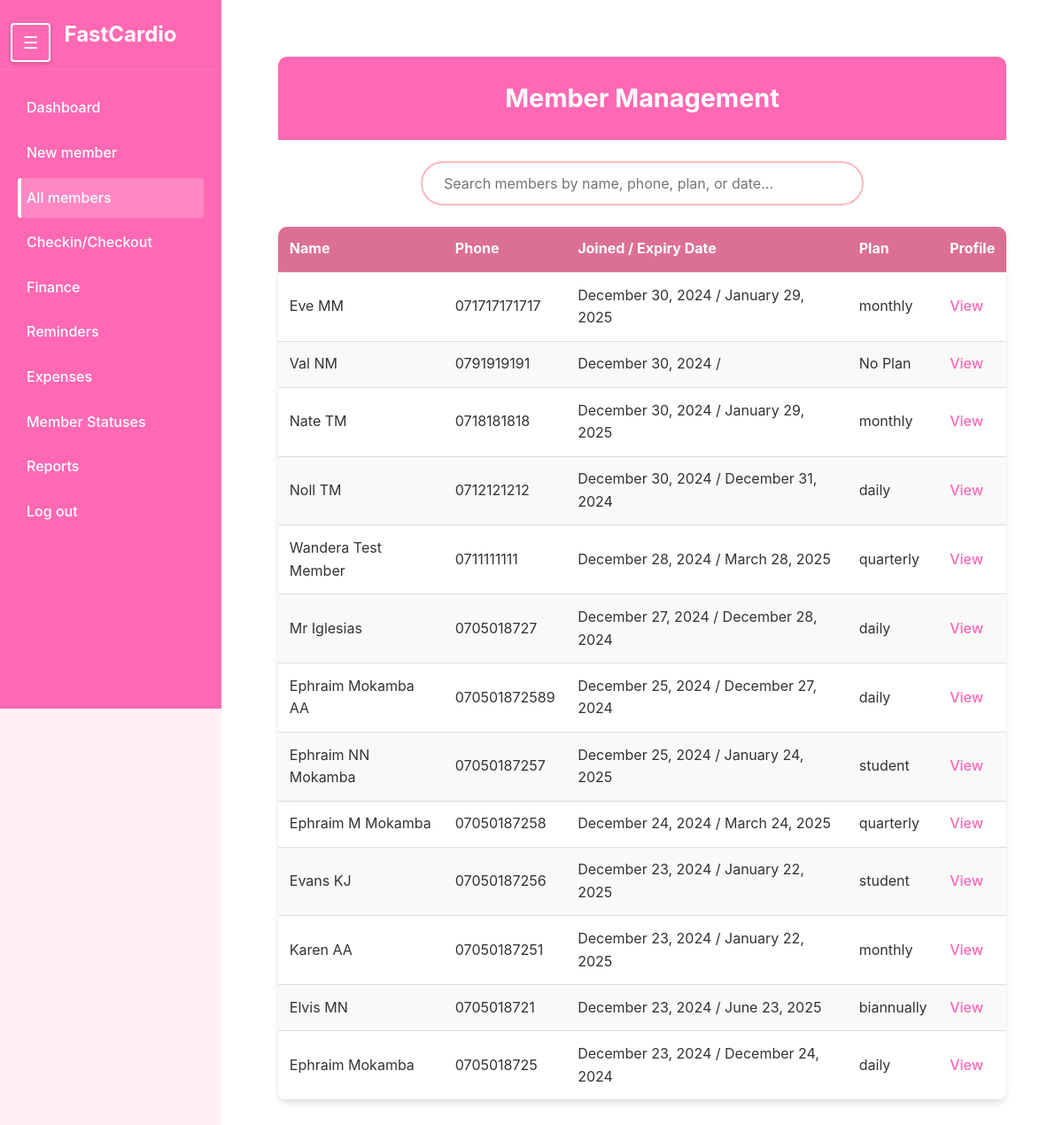
Page /members/ on the earlier database version.
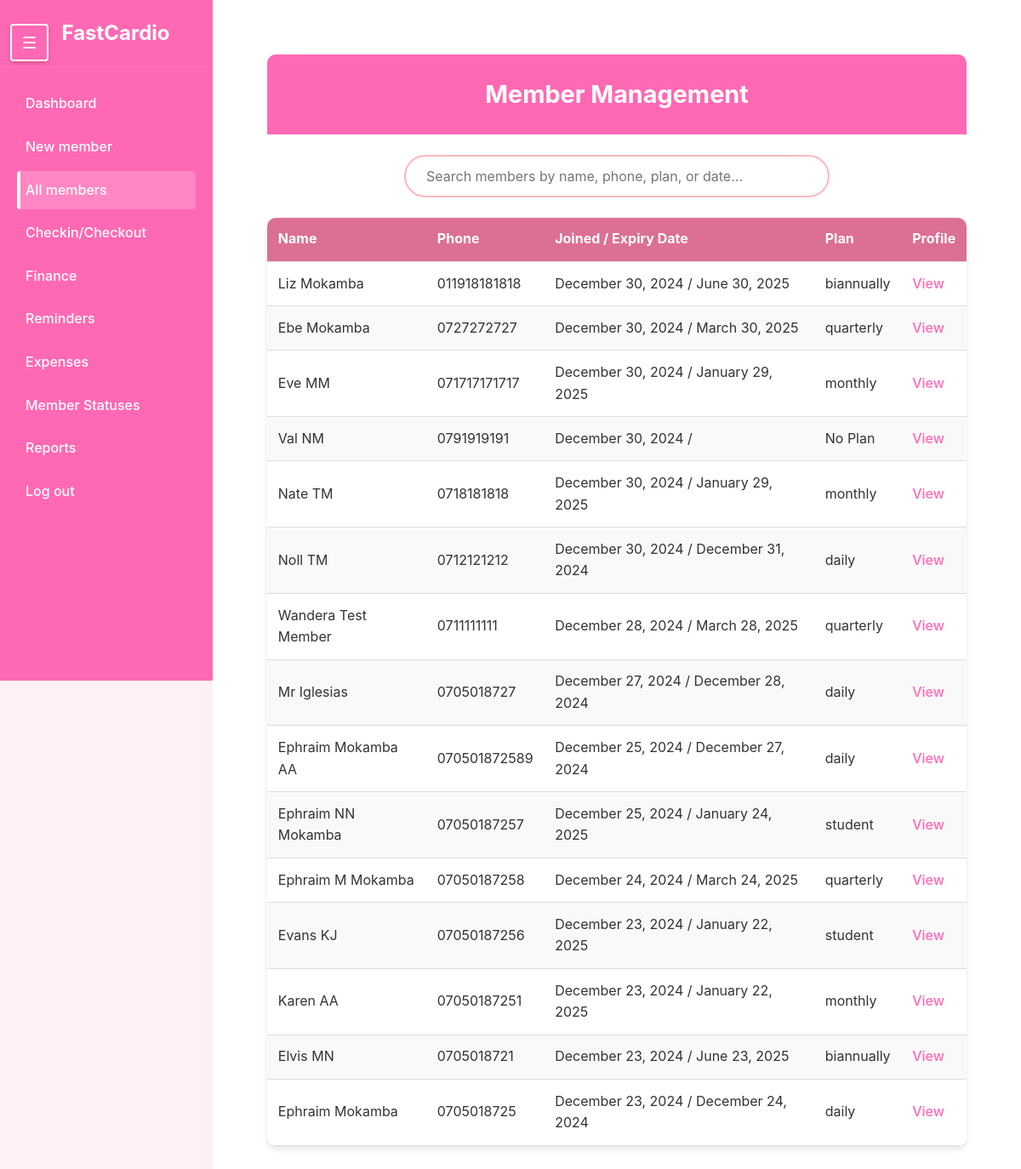
Same page on the later database version.
### members/models.py (models this page shows, shortened)
class Member(models.Model):
    first_name = models.CharField(max_length=50)
    last_name = models.CharField(max_length=50)
    phone_number = models.CharField(max_length=15)
    date_joined = models.DateTimeField(auto_now_add=True)
    is_active = models.BooleanField(default=False)
    is_frozen = models.BooleanField(default=False)
    additional_info = models.TextField(blank=True,null=True)
    gender = models.CharField(max_length= 6)
    balance = models.DecimalField(
        max_digits=10,
        decimal_places=2,
        default=0,
        help_text="Positive balance indicates credit, negative indicates debt"
    )
    def __str__(self):
        return f"{self.first_name} {self.last_name}"

class PaymentDetails(models.Model):
    PLAN_CHOICES = [
        ('daily', 'Daily'),
        ('monthly', 'Monthly'),
        ('quarterly', 'Quarterly'),
        ('biannually', 'Biannually'),
        ('annually', 'Annually'),
        ('student', 'Student Package'),
        ('complete', 'Complete Payment'),
    ]
    member = models.ForeignKey('Member', on_delete=models.CASCADE, related_name='payments', verbose_name="Member")
    plan = models.CharField(max_length=20, choices=PLAN_CHOICES, verbose_name="Payment Plan")
    amount = models.DecimalField(max_digits=10, decimal_places=2, verbose_name="Amount Paid")
    payment_date = models.DateField(default=timezone.now, verbose_name="Payment Date")
    transaction_id = models.CharField(max_length=100, blank=True, null=True, verbose_name="Transaction ID")
    class Meta:
        verbose_name = "Payment Detail"
        verbose_name_plural = "Payment Details"
        ordering = ['-payment_date']

### members/views.py (the view)
# urls.py: path('', include('members.urls'))
def members(request):
    members_with_payments = []
    for member in Member.objects.all():
        payments = PaymentDetails.objects.filter(member=member)
        total_amount_paid = payments.aggregate(total=Sum('amount'))['total'] or 0
        latest_payment = payments.order_by('-payment_date').first()
        expiry_date = None
        membership_status = 'Expired'
        if latest_payment:
            expiry_date = calculate_expiry_date(latest_payment.payment_date, latest_payment.plan)
            if expiry_date:
                today = timezone.now().date()
                days_until_expiry = (expiry_date - today).days
                if days_until_expiry > 7:
                    membership_status = 'Active'
                elif days_until_expiry > 0:
                    membership_status = 'Expiring Soon'
                else:
                    membership_status = 'Expired'
        member_data = {
            'id': member.id,
            'full_name': str(member),
            'first_name': member.first_name,
            'last_name': member.last_name,
            'phone_number': member.phone_number,
            'date_joined': member.date_joined,
            'additional_info': member.additional_info or '',
            'total_amount_paid': total_amount_paid,
            'latest_plan': latest_payment.plan if latest_payment else 'No Plan',
            'latest_payment_date': latest_payment.payment_date if latest_payment else None,
            'expiry_date': expiry_date,
            'membership_status': membership_status,
            'days_until_expiry': (expiry_date - timezone.now().date()).days if expiry_date else None
        }
        members_with_payments.append(member_data)
    members_with_payments.reverse()
    return render(request, 'allmembers.html', {
        'members': members_with_payments,
        'today': timezone.now().date()
    })

### members/views.py (called while the page is built)
def calculate_expiry_date(payment_date, plan):
    if plan == 'daily':
        return payment_date + timedelta(days=1)
    elif plan == 'monthly':
        return payment_date + timedelta(days=30)
    elif plan == 'quarterly':
        return payment_date + timedelta(days=90)
    elif plan == 'biannually':
        return payment_date + timedelta(days=182)
    elif plan == 'annually':
        return payment_date + timedelta(days=365)
    elif plan == 'student':
        return payment_date + timedelta(days=30)
    return None

### members/templates/allmembers.html (shortened to what this page needs)
{% extends 'sidebar.html' %}
{% load static %}
{% block extra_styles %}
    <link rel="stylesheet" href="{% static 'allmembers.css' %}">
{% endblock %}
{% block content %}
    <div class="dashboard">
        <header class="dashboard-header">
            <h1>Member Management</h1>
        </header>
        <div class="search-container">
            <input type="text" id="searchInput" class="search-input" placeholder="Search members by name, phone, plan, or date...">
        </div>
        <table class="members-table">
            <thead>
                <tr>
                    <th>Name</th>
                    <th>Phone</th>
                    <th>Joined / Expiry Date</th>
                    <th>Plan</th>
                    <th>Profile</th>
                </tr>
            </thead>
            <tbody id="memberTableBody">
                {% for member in members %}
                <tr>
                    <td data-label="Name">{{ member.full_name }}</td>
                    <td data-label="Phone">{{ member.phone_number }}</td>
                    <td data-label="Joined/Expiry">{{ member.date_joined|date:"F d, Y" }} / {{ member.expiry_date|date:"F d, Y" }}</td>
                    <td data-label="Plan">{{ member.latest_plan }}</td>
                    <td data-label="Profile"><a href="{% url 'Member details' member.id %}">View</a></td>
                </tr>
                {% endfor %}
            </tbody>
        </table>
    </div>
{% endblock %}

Differences in the rows shown:
added Member: phone_number "011918181818", date_joined "December 30, 2024"
added PaymentDetails: latest_plan "biannually"
added Member: phone_number "0727272727", date_joined "December 30, 2024"
added PaymentDetails: latest_plan "quarterly"
Other differences:
new list line: "Liz Mokamba / June 30, 2025 View"
new list line: "Ebe Mokamba / March 30, 2025 View"
